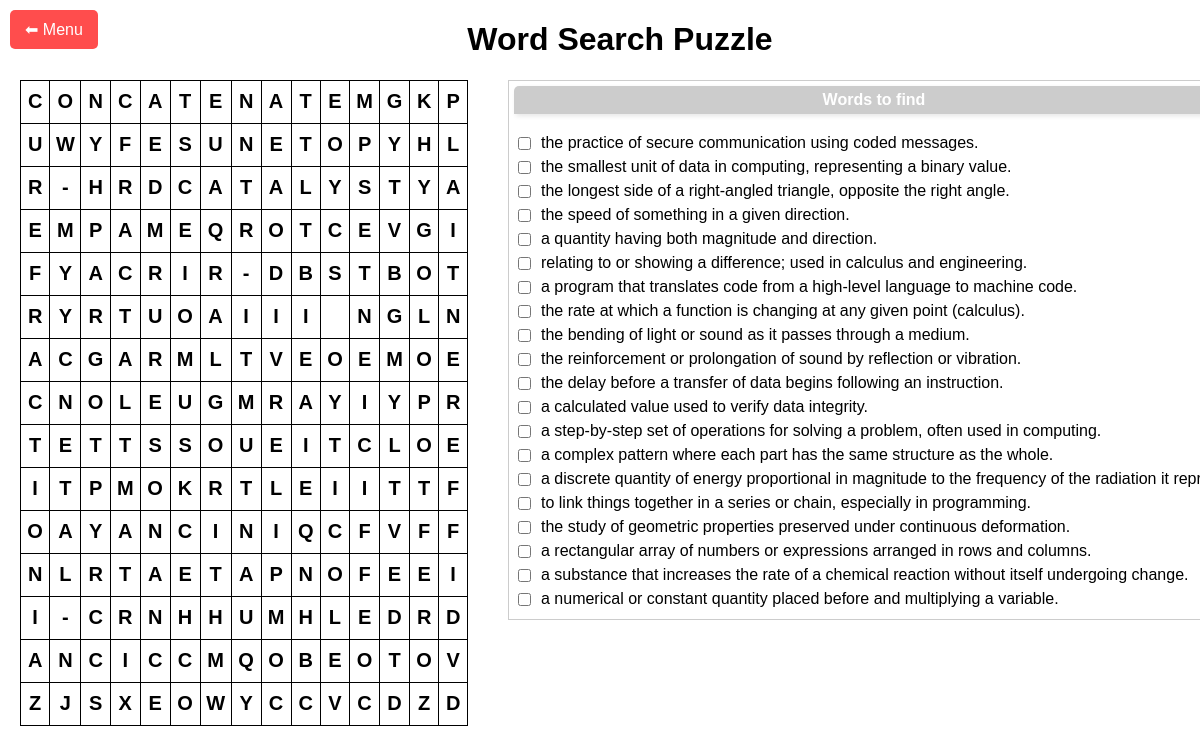
The app's page /word_search_puzzle/science (signed in) with its own data.
### tables this page shows
CREATE TABLE "EnglishDatabase"(
"word" TEXT, "definition" TEXT, "synonym" TEXT, "translation" TEXT,
 "theme" TEXT, id INTEGER);

### app.py (the view)
@app.route('/word_search_puzzle/<string:theme>')
def word_search_puzzle(theme: str):
    is_new = False
    if "word_search_grid" not in session or "word_search_words" not in session:
        is_new = True
        words = get_words_from_db(theme)
        grid, placed_words = generate_word_search(words, size=15)
        user_id = session.get('user_id')
        con = sqlite3.connect('database.db')
        cur = con.cursor()
        cur.execute('''
            SELECT id, grid_attempted
              FROM word_search_stats
             WHERE user_id = ? AND theme = ?
        ''', (user_id, theme))
        row = cur.fetchone()
        if row:
            stat_id, attempted = row
            cur.execute('''
                UPDATE word_search_stats
                   SET grid_attempted = ?
                 WHERE id = ?
            ''', (attempted + 1, stat_id))
        else:
            cur.execute('''
                INSERT INTO word_search_stats
                    (user_id, theme, grid_attempted, grid_successful, time_min, time_max, time_avg)
                VALUES (?, ?, 1, 0, NULL, NULL, NULL)
            ''', (user_id, theme))
        con.commit()
        con.close()
        session["word_search_grid"] = grid
        session["word_search_words"] = placed_words
    else:
        is_new = True
        grid = session["word_search_grid"]
        placed_words = session["word_search_words"]
    definitions = get_def_from_db_WSP(placed_words)
    html_grid = generate_word_search_html(grid, placed_words)
    return render_template("wordSearch.html", mot_mele=html_grid, definitions=definitions, theme=theme)

### app.py (called while the page is built)
@login_manager.user_loader
def load_user(user_id):
    conn = sqlite3.connect('database.db')
    cur = conn.cursor()
    cur.execute("SELECT id, username, password FROM users WHERE id = ?", (user_id,))
    user_data = cur.fetchone()
    conn.close()
    if user_data:
        return User(*user_data)
    return None

### wordSearchPuzzle.py (called while the page is built)
def create_empty_grid(size):
    return [['#' for _ in range(size)] for _ in range(size)]

def can_place_word(grid, word, row, col, direction):
    size = len(grid)
    dx, dy = direction
    for i in range(len(word)):
        new_row, new_col = row + i * dx, col + i * dy
        if not (0 <= new_row < size and 0 <= new_col < size):
            return False
        if grid[new_row][new_col] not in ('#', word[i]):
            return False
    return True

def place_word(grid, word, row, col, direction):
    dx, dy = direction
    for i in range(len(word)):
        grid[row + i * dx][col + i * dy] = word[i]

def fill_remaining_spaces(grid):
    alphabet = 'ABCDEFGHIJKLMNOPQRSTUVWXYZ- '
    for row in range(len(grid)):
        for col in range(len(grid[row])):
            if grid[row][col] == '#':
                grid[row][col] = random.choice(alphabet)

def generate_word_search(words, size=15):
    grid = create_empty_grid(size)
    directions = [(1, 0), (0, 1), (1, 1), (-1, 1), (1, -1), (-1, -1), (0, -1), (-1, 0)]
    random.shuffle(words)
    placed_words = []
    for word in words:
        random.shuffle(directions)
        for _ in range(100):
            row, col = random.randint(0, size - 1), random.randint(0, size - 1)
            direction = random.choice(directions)
            if can_place_word(grid, word, row, col, direction):
                place_word(grid, word, row, col, direction)
                placed_words.append(word)
                break
    fill_remaining_spaces(grid)
    return grid, placed_words

def generate_word_search_html(grid, placed_words):
    html = "<table style='border-collapse: collapse;'>"
    for row in grid:
        html += "<tr>"
        for cell in row:
            html += f"<td style='width: 40px; height: 40px; text-align: center; border: 1px solid black;'>{cell}</td>"
        html += "</tr>"
    html += "</table><br>"
    return html

### templates/wordSearch.html (shortened to what this page needs)
<!DOCTYPE html>
<html lang="fr">
<head>
    <link rel="stylesheet" href="{{ url_for('static', filename='css/wordSearch.css') }}">
</head>
<body>
    <button id="menuButton" onclick="confirmReturnToMenu()">⬅ Menu</button>
    <h1>Word Search Puzzle</h1>
    <div id="grid-container">
        <div id="puzzle">{{ mot_mele | safe}}</div>
        <div class="word-list">
            <ul>
                {% for word, definition in definitions.items() %}
                    <li class="definition-item">
                        <input type="checkbox" id="option{{ loop.index }}" name="option{{ loop.index }}" data-word="{{ word }}">
                        <label for="option{{ loop.index }}">{{ definition }}</label>
                    </li>
                {% endfor %}
            </ul>
        </div>
    </div>
</body>
</html>

### static/css/wordSearch.css (style rules this page uses)
body { font-family: Arial, sans-serif; text-align: center; margin: 20px; overflow-x: auto; white-space: nowrap; width: 100%; }
#menuButton { position: absolute; top: 10px; left: 10px; padding: 10px 15px; font-size: 16px; background-color: #ff4d4d; color: white; border: none; cursor: pointer; border-radius: 5px; }
#grid-container { display: flex; justify-content: left; align-items: flex-start; margin-bottom: 20px; min-width: 100%; }
#puzzle { margin-right: 40px; }
td { width: 30px; height: 30px; text-align: center; border: 1px solid black; font-size: 20px; font-weight: bold; }
ul { list-style-type: none; padding: 0; }
.word-list { width: 80%; max-width: 700px; overflow-x: auto; border: 1px solid #ccc; display: flex; flex-direction: column; position: relative; scrollbar-width: thin; scrollbar-color: #888 #f1f1f1; padding: 5px; max-height: 650px; overflow-y: auto; white-space: nowrap; }
.word-list::before { margin-bottom: 20px; content: 'Words to find'; background-color: #cccccc; color: white; padding: 5px 10px; font-weight: bold; border-top-left-radius: 5px; border-top-right-radius: 5px; box-shadow: 2px 2px 5px rgba(0, 0, 0, 0.1); position: sticky; top: 0; left: 0; font-size: 16px; z-index: 1; width: 100%; text-align: center; }
.definition-item { display: flex; align-items: center; margin-bottom: 5px; white-space: nowrap; }
input[type="checkbox"] { margin-right: 10px; position: sticky; left: 0; top: 0; z-index: 0; }
label { display: inline-block; white-space: nowrap; max-width: 100%; text-align: left; word-wrap: break-word; padding-right: 10px; max-width: 100%; }
.word-list { display: flex; flex-direction: column; align-items: flex-start; justify-content: flex-start; width: 100%; overflow-x: auto; }
.word-list ul { width: 100%; padding: 0; margin: 0; list-style-type: none; }

### records on screen
EnglishDatabase: definition "the practice of secure communication using coded messages."
EnglishDatabase: definition "the smallest unit of data in computing, representing a binary value."
EnglishDatabase: definition "the longest side of a right-angled triangle, opposite the right angle."
EnglishDatabase: definition "the speed of something in a given direction."
EnglishDatabase: definition "a quantity having both magnitude and direction."
EnglishDatabase: definition "relating to or showing a difference; used in calculus and engineering."
EnglishDatabase: definition "a program that translates code from a high-level language to machine code."
EnglishDatabase: definition "the rate at which a function is changing at any given point (calculus)."
EnglishDatabase: definition "the bending of light or sound as it passes through a medium."
EnglishDatabase: definition "the reinforcement or prolongation of sound by reflection or vibration."
EnglishDatabase: definition "the delay before a transfer of data begins following an instruction."
EnglishDatabase: definition "a calculated value used to verify data integrity."
EnglishDatabase: definition "a step-by-step set of operations for solving a problem, often used in computing."
EnglishDatabase: definition "a complex pattern where each part has the same structure as the whole."
EnglishDatabase: definition "a discrete quantity of energy proportional in magnitude to the frequency of the radiation it…"
EnglishDatabase: definition "to link things together in a series or chain, especially in programming."
EnglishDatabase: definition "the study of geometric properties preserved under continuous deformation."
EnglishDatabase: definition "a rectangular array of numbers or expressions arranged in rows and columns."
EnglishDatabase: definition "a substance that increases the rate of a chemical reaction without itself undergoing change."
EnglishDatabase: definition "a numerical or constant quantity placed before and multiplying a variable."
